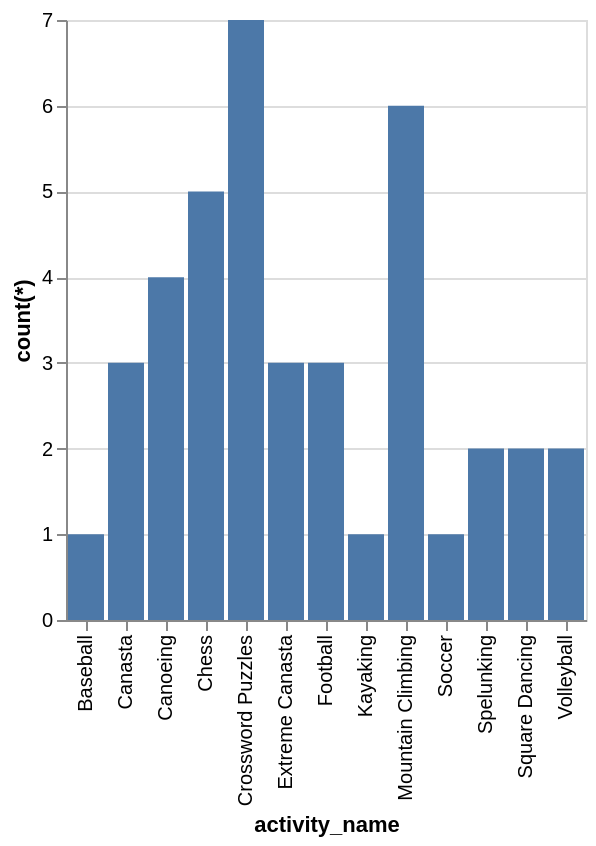

Express this chart as Vega-Lite.
### Vega-Lite specification from a JSON file in a GitHub repository (floating-point values rounded to 4 significant figures)
{"data": {"values": [{"x_data": "Baseball", "y_data": 1}, {"x_data": "Canasta", "y_data": 3}, {"x_data": "Canoeing", "y_data": 4}, {"x_data": "Chess", "y_data": 5}, {"x_data": "Crossword Puzzles", "y_data": 7}, {"x_data": "Extreme Canasta", "y_data": 3}, {"x_data": "Football", "y_data": 3}, {"x_data": "Kayaking", "y_data": 1}, {"x_data": "Mountain Climbing", "y_data": 6}, {"x_data": "Soccer", "y_data": 1}, {"x_data": "Spelunking", "y_data": 2}, {"x_data": "Square Dancing", "y_data": 2}, {"x_data": "Volleyball", "y_data": 2}]}, "mark": "bar", "encoding": {"x": {"field": "x_data", "type": "nominal", "title": "activity_name", "sort": "ascending"}, "y": {"field": "y_data", "type": "quantitative", "title": "count(*)"}}}
